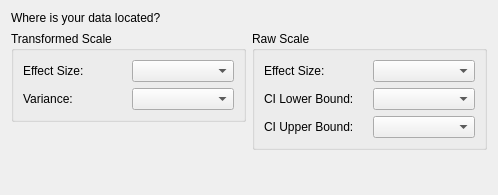
<?xml version="1.0" encoding="UTF-8"?>
<ui version="4.0">
 <class>wizardPage</class>
 <widget class="QWizardPage" name="wizardPage">
  <property name="geometry">
   <rect>
    <x>0</x>
    <y>0</y>
    <width>498</width>
    <height>195</height>
   </rect>
  </property>
  <property name="windowTitle">
   <string>WizardPage</string>
  </property>
  <property name="title">
   <string>Effect Size Column Locations</string>
  </property>
  <layout class="QVBoxLayout" name="verticalLayout_3">
   <item>
    <widget class="QLabel" name="label_6">
     <property name="text">
      <string>Where is your data located?</string>
     </property>
    </widget>
   </item>
   <item>
    <layout class="QHBoxLayout" name="horizontalLayout">
     <item>
      <layout class="QVBoxLayout" name="verticalLayout">
       <item>
        <widget class="QGroupBox" name="trans_grp_box">
         <property name="title">
          <string>Transformed Scale</string>
         </property>
         <layout class="QGridLayout" name="gridLayout">
          <item row="1" column="1">
           <widget class="QComboBox" name="trans_var_cbo_box"/>
          </item>
          <item row="0" column="1">
           <widget class="QComboBox" name="trans_effect_cbo_box"/>
          </item>
          <item row="0" column="0">
           <widget class="QLabel" name="label">
            <property name="text">
             <string>Effect Size:</string>
            </property>
           </widget>
          </item>
          <item row="1" column="0">
           <widget class="QLabel" name="label_2">
            <property name="text">
             <string>Variance:</string>
            </property>
           </widget>
          </item>
         </layout>
        </widget>
       </item>
       <item>
        <spacer name="verticalSpacer">
         <property name="orientation">
          <enum>Qt::Vertical</enum>
         </property>
         <property name="sizeHint" stdset="0">
          <size>
           <width>20</width>
           <height>40</height>
          </size>
         </property>
        </spacer>
       </item>
      </layout>
     </item>
     <item>
      <layout class="QVBoxLayout" name="verticalLayout_2">
       <item>
        <widget class="QGroupBox" name="raw_grp_box">
         <property name="title">
          <string>Raw Scale</string>
         </property>
         <layout class="QGridLayout" name="gridLayout_3">
          <item row="0" column="0">
           <widget class="QLabel" name="label_3">
            <property name="text">
             <string>Effect Size:</string>
            </property>
           </widget>
          </item>
          <item row="0" column="1">
           <widget class="QComboBox" name="raw_effect_cbo_box"/>
          </item>
          <item row="1" column="0">
           <widget class="QLabel" name="label_4">
            <property name="text">
             <string>CI Lower Bound:</string>
            </property>
           </widget>
          </item>
          <item row="1" column="1">
           <widget class="QComboBox" name="raw_lower_cbo_box"/>
          </item>
          <item row="2" column="0">
           <widget class="QLabel" name="label_5">
            <property name="text">
             <string>CI Upper Bound:</string>
            </property>
           </widget>
          </item>
          <item row="2" column="1">
           <widget class="QComboBox" name="raw_upper_cbo_box"/>
          </item>
         </layout>
        </widget>
       </item>
       <item>
        <spacer name="verticalSpacer_2">
         <property name="orientation">
          <enum>Qt::Vertical</enum>
         </property>
         <property name="sizeHint" stdset="0">
          <size>
           <width>20</width>
           <height>40</height>
          </size>
         </property>
        </spacer>
       </item>
      </layout>
     </item>
    </layout>
   </item>
  </layout>
 </widget>
 <resources/>
 <connections/>
</ui>
